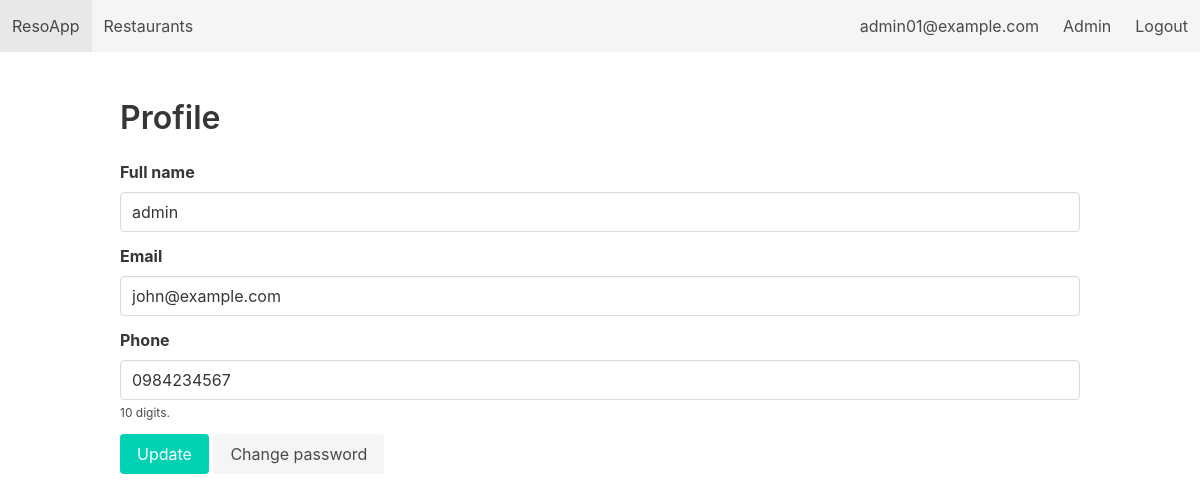
/profile (signed in), run on an earlier commit of the app's database.
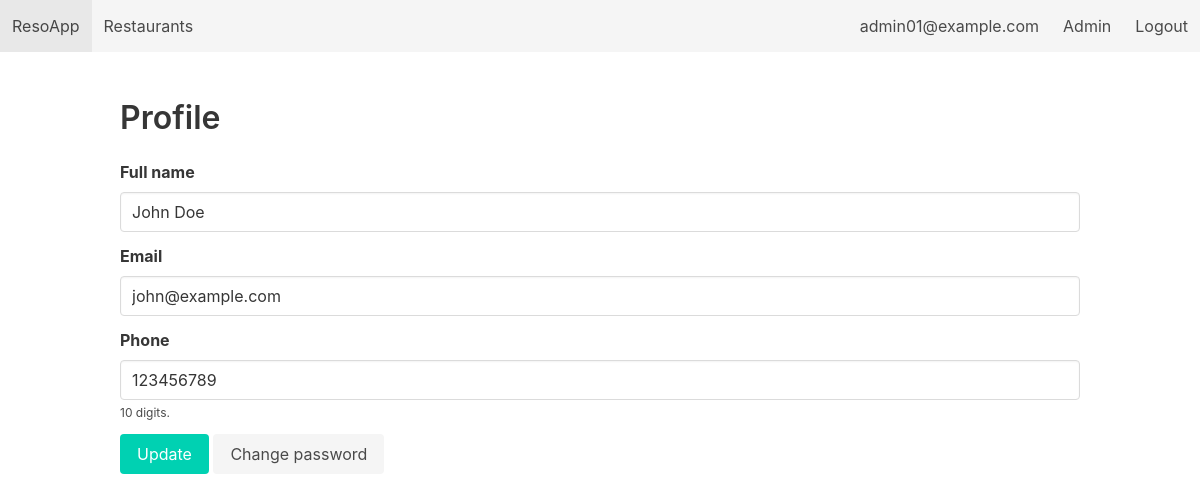
And on a later commit of the database.
### tables this page shows
CREATE TABLE Customers (
        customer_id   INTEGER PRIMARY KEY AUTOINCREMENT,
        username      TEXT UNIQUE NOT NULL,
        password_hash TEXT NOT NULL,
        full_name     TEXT,
        email         TEXT UNIQUE NOT NULL,
        phone         TEXT,
        created_at    DATE DEFAULT (DATE('now'))
    );

### app.py (the view, shortened to what this page needs)
@app.route('/profile', methods=['GET', 'POST'])
@login_required(role='customer')
def profile():
    db = get_db()
    uid = session['user']
    cur = db.execute("SELECT * FROM Customers WHERE customer_id = ?;", (uid,))
    user = cur.fetchone()
    return render_template('profile.html', user=user)

### app.py (called while the page is built)
def get_db():
    if 'db' not in g:
        g.db = sqlite3.connect(DB_PATH, detect_types=sqlite3.PARSE_DECLTYPES)
        g.db.row_factory = sqlite3.Row
        g.db.execute("PRAGMA foreign_keys = ON;")
    return g.db

def login_required(role=None):
    def decorator(f):
        @wraps(f)
        def wrapper(*args, **kwargs):
            if 'user' not in session:
                flash("Please log in first.", "warning")
                return redirect(url_for('login'))
            if role == 'admin' and session.get('role') != 'admin':
                flash("Admin area. Access denied.", "danger")
                return redirect(url_for('index'))
            return f(*args, **kwargs)
        return wrapper
    return decorator

### templates/profile.html
{% extends "base.html" %} {% block content %}
<h2 class="title">Profile</h2>
<form method="post">
  <div class="field">
    <label class="label">Full name</label>
    <div class="control">
      <input class="input" name="full_name" value="{{ user['full_name'] }}" />
    </div>
  </div>
  <div class="field">
    <label class="label">Email</label>
    <div class="control">
      <input
        class="input"
        type="email"
        name="email"
        value="{{ user['email'] }}"
        required
      />
    </div>
  </div>
  <div class="field">
    <label class="label">Phone</label>
    <div class="control">
      <input
        class="input"
        type="tel"
        name="phone"
        value="{{ user['phone'] }}"
        pattern="[0-9]{10}"
        title="Phone number must be 10 digits."
      />
    </div>
    <p class="help">10 digits.</p>
  </div>
  <div class="control">
    <button class="button is-primary">Update</button>
    <a class="button is-light" href="{{ url_for('change_password') }}"
      >Change password</a
    >
  </div>
</form>
{% endblock %}

What changed in the data, as far as the page shows it:
changed Customers "john@example.com": full_name "admin" → "John Doe"; phone "0984234567" → "123456789"
